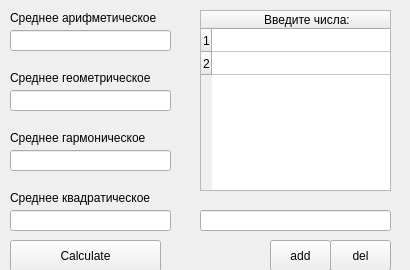
<?xml version="1.0" encoding="UTF-8"?>
<ui version="4.0">
 <class>Form</class>
 <widget class="QWidget" name="Form">
  <property name="geometry">
   <rect>
    <x>0</x>
    <y>0</y>
    <width>410</width>
    <height>270</height>
   </rect>
  </property>
  <property name="windowTitle">
   <string>Form1</string>
  </property>
  <widget class="QPushButton" name="pushButton">
   <property name="geometry">
    <rect>
     <x>10</x>
     <y>240</y>
     <width>151</width>
     <height>32</height>
    </rect>
   </property>
   <property name="text">
    <string>Calculate</string>
   </property>
  </widget>
  <widget class="QLineEdit" name="geometricMeanLine">
   <property name="geometry">
    <rect>
     <x>10</x>
     <y>90</y>
     <width>161</width>
     <height>21</height>
    </rect>
   </property>
   <property name="readOnly">
    <bool>true</bool>
   </property>
  </widget>
  <widget class="QLineEdit" name="averageLine">
   <property name="geometry">
    <rect>
     <x>10</x>
     <y>30</y>
     <width>161</width>
     <height>21</height>
    </rect>
   </property>
   <property name="readOnly">
    <bool>true</bool>
   </property>
  </widget>
  <widget class="QLineEdit" name="harmonicMeanLine">
   <property name="geometry">
    <rect>
     <x>10</x>
     <y>150</y>
     <width>161</width>
     <height>21</height>
    </rect>
   </property>
   <property name="readOnly">
    <bool>true</bool>
   </property>
  </widget>
  <widget class="QLineEdit" name="rmsLine">
   <property name="geometry">
    <rect>
     <x>10</x>
     <y>210</y>
     <width>161</width>
     <height>21</height>
    </rect>
   </property>
   <property name="readOnly">
    <bool>true</bool>
   </property>
  </widget>
  <widget class="QLabel" name="label_2">
   <property name="geometry">
    <rect>
     <x>10</x>
     <y>10</y>
     <width>171</width>
     <height>16</height>
    </rect>
   </property>
   <property name="text">
    <string>Среднее арифметическое</string>
   </property>
  </widget>
  <widget class="QLabel" name="label_3">
   <property name="geometry">
    <rect>
     <x>10</x>
     <y>70</y>
     <width>171</width>
     <height>16</height>
    </rect>
   </property>
   <property name="text">
    <string>Среднее геометрическое</string>
   </property>
  </widget>
  <widget class="QLabel" name="label_4">
   <property name="geometry">
    <rect>
     <x>10</x>
     <y>130</y>
     <width>171</width>
     <height>16</height>
    </rect>
   </property>
   <property name="text">
    <string>Среднее гармоническое</string>
   </property>
  </widget>
  <widget class="QLabel" name="label_5">
   <property name="geometry">
    <rect>
     <x>10</x>
     <y>190</y>
     <width>171</width>
     <height>16</height>
    </rect>
   </property>
   <property name="text">
    <string>Среднее квадратическое</string>
   </property>
  </widget>
  <widget class="QPushButton" name="addRowButton">
   <property name="geometry">
    <rect>
     <x>270</x>
     <y>240</y>
     <width>61</width>
     <height>31</height>
    </rect>
   </property>
   <property name="text">
    <string>add</string>
   </property>
  </widget>
  <widget class="QPushButton" name="deleteRowButton">
   <property name="geometry">
    <rect>
     <x>330</x>
     <y>240</y>
     <width>61</width>
     <height>31</height>
    </rect>
   </property>
   <property name="text">
    <string>del</string>
   </property>
  </widget>
  <widget class="QTableWidget" name="numbTable">
   <property name="geometry">
    <rect>
     <x>200</x>
     <y>10</y>
     <width>191</width>
     <height>181</height>
    </rect>
   </property>
   <property name="mouseTracking">
    <bool>false</bool>
   </property>
   <property name="editTriggers">
    <set>QAbstractItemView::NoEditTriggers</set>
   </property>
   <attribute name="horizontalHeaderDefaultSectionSize">
    <number>190</number>
   </attribute>
   <attribute name="horizontalHeaderHighlightSections">
    <bool>true</bool>
   </attribute>
   <attribute name="verticalHeaderDefaultSectionSize">
    <number>23</number>
   </attribute>
   <row>
    <property name="text">
     <string>1</string>
    </property>
   </row>
   <row>
    <property name="text">
     <string>2</string>
    </property>
   </row>
   <column>
    <property name="text">
     <string>Введите числа:</string>
    </property>
   </column>
  </widget>
  <widget class="QLineEdit" name="tabValue">
   <property name="geometry">
    <rect>
     <x>200</x>
     <y>210</y>
     <width>191</width>
     <height>21</height>
    </rect>
   </property>
  </widget>
 </widget>
 <resources/>
 <connections>
  <connection>
   <sender>pushButton</sender>
   <signal>clicked()</signal>
   <receiver>Form</receiver>
   <slot>buttonClick()</slot>
   <hints>
    <hint type="sourcelabel">
     <x>135</x>
     <y>225</y>
    </hint>
    <hint type="destinationlabel">
     <x>124</x>
     <y>124</y>
    </hint>
   </hints>
  </connection>
  <connection>
   <sender>addRowButton</sender>
   <signal>clicked()</signal>
   <receiver>Form</receiver>
   <slot>addRow()</slot>
   <hints>
    <hint type="sourcelabel">
     <x>295</x>
     <y>215</y>
    </hint>
    <hint type="destinationlabel">
     <x>190</x>
     <y>142</y>
    </hint>
   </hints>
  </connection>
  <connection>
   <sender>deleteRowButton</sender>
   <signal>clicked()</signal>
   <receiver>Form</receiver>
   <slot>delRow()</slot>
   <hints>
    <hint type="sourcelabel">
     <x>345</x>
     <y>215</y>
    </hint>
    <hint type="destinationlabel">
     <x>190</x>
     <y>142</y>
    </hint>
   </hints>
  </connection>
 </connections>
 <slots>
  <slot>buttonClick()</slot>
  <slot>addRow()</slot>
  <slot>delRow()</slot>
 </slots>
</ui>
